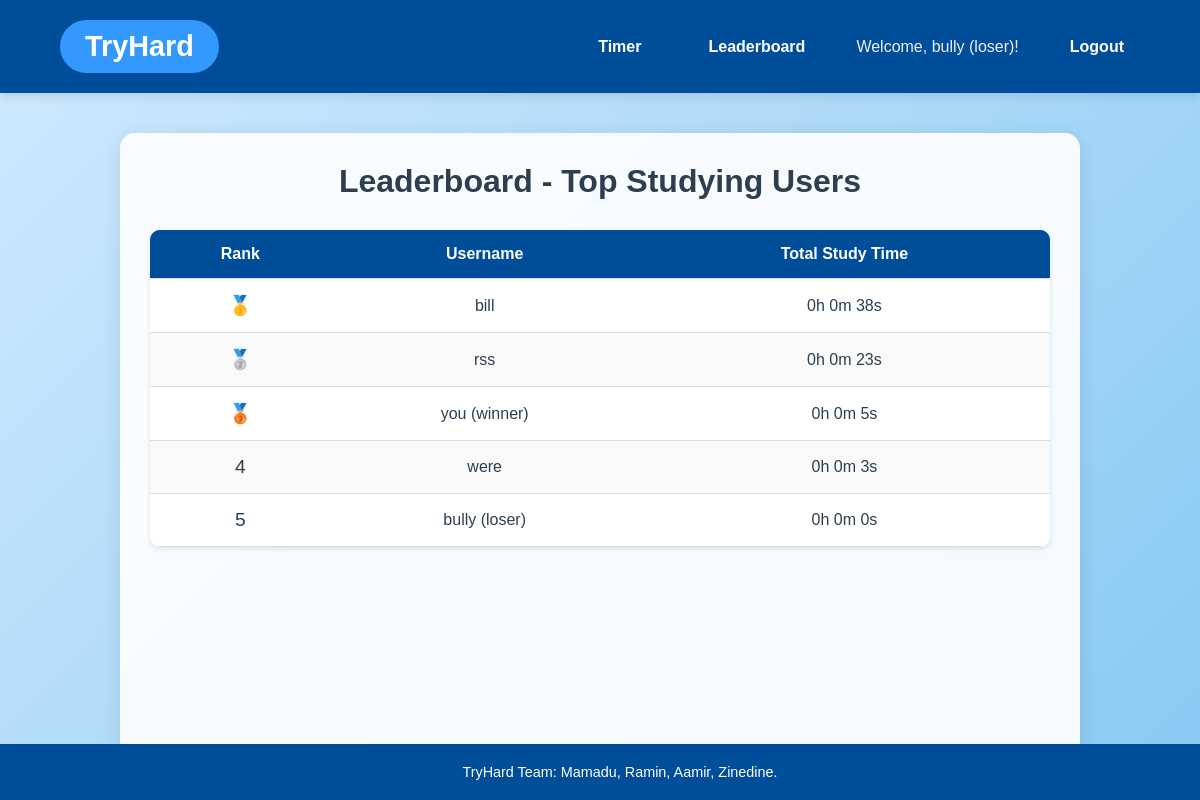
The page /lb/ (signed in) on the database its author committed.
### tryhard_app/models.py (models this page shows, shortened)
class CustomUser(models.Model):
    name = models.CharField(max_length=100)
    username = models.CharField(max_length=100, unique=True)
    password = models.CharField(max_length=100)  # Store hashed passwords later
    total_time = models.IntegerField(default=0)

### tryhard_app/views.py (the view)
# urls.py: path('lb/',views.lb),
def lb(request):
    users = CustomUser.objects.order_by('-total_time')
    return render(request, 'lb.html', {'users': users})

### tryhard_app/templatetags/custom_filters.py (called while the page is built)
@register.filter
def time_format(value):
    total_seconds = int(value)
    hours = total_seconds // 3600
    minutes = (total_seconds % 3600) // 60
    seconds = total_seconds % 60
    return f"{hours}h {minutes}m {seconds}s"

### templates/lb.html (shortened to what this page needs)
{% load static %}
{% load custom_filters %}
<!DOCTYPE html>
<html lang="en">
<head>
    <link rel="stylesheet" href="{% static 'css/leaderboard.css' %}">
</head>
<body>
    <header>
        <div class="nav-container">
            <h1 class="logo">
                <button class="btn" style="background: #3399ff; border: none; border-radius: 50px; padding: 10px 25px; cursor: pointer;">
                    <a href="/" style="text-decoration: none; color: white; font-weight: bold;">TryHard</a>
                </button>
        </h1>
            <nav>
                <ul class="nav-links">
                    <li><a href="/timer/">Timer</a></li>
                    <li><a href="/lb/">Leaderboard</a></li>
                    {% if request.session.username %}
                    <li><span>Welcome, {{ request.session.username }}!</span></li>
                    <li><a href="/login/">Logout</a></li>
                    {% else %}
                    <li><a href="/login/">Login</a></li>
                    <li><a href="/signup/">Sign Up</a></li>
                    {% endif %}
                </ul>
            </nav>
        </div>
    </header>
    <main>
        <section class="leaderboard-section">
            <h2>Leaderboard - Top Studying Users</h2>
            {% if users %}
            <table class="leaderboard-table">
                <thead>
                    <tr>
                        <th>Rank</th>
                        <th>Username</th>
                        <th>Total Study Time</th>
                    </tr>
                </thead>
                <tbody>
                    {% for person in users %}
                    <tr>
                        <td class="rank">
                            {% if forloop.counter0 == 0 %}
                            🥇
                            {% elif forloop.counter0 == 1 %}
                            🥈
                            {% elif forloop.counter0 == 2 %}
                            🥉
                            {% else %}
                            {{ forloop.counter }}
                            {% endif %}
                        </td>
                        <td>{{ person.username }}</td>
                        <td>{{ person.total_time|time_format }}</td>
                    </tr>
                    {% endfor %}
                </tbody>
            </table>
            {% else %}
            <p>No users found.</p>
            {% endif %}
        </section>
    </main>
    <footer>
        <p>TryHard Team: Mamadu, Ramin, Aamir, Zinedine.</p>
    </footer>
</body>
</html>

### static/css/leaderboard.css (style rules this page uses)
body, h1, h2, p, ul, li, table, th, td { margin: 0; padding: 0; }
body { font-family: Arial, sans-serif; background-color: #f4f7f8; color: #333; }
header { background-color: #34495e; padding: 20px 0; }
.nav-container { width: 90%; max-width: 1200px; margin: 0 auto; display: flex; align-items: center; justify-content: space-between; }
.logo a { color: #ecf0f1; text-decoration: none; font-size: 2em; font-weight: bold; }
nav ul { list-style: none; display: flex; }
nav ul li { margin-left: 20px; }
nav ul li a, nav ul li span { color: #ecf0f1; text-decoration: none; font-size: 1em; }
main { width: 90%; max-width: 1000px; margin: 40px auto; }
.leaderboard-section h2 { text-align: center; margin-bottom: 30px; font-size: 2em; color: #2c3e50; }
.leaderboard-table { width: 100%; border-collapse: collapse; margin: 0 auto; background-color: #fff; box-shadow: 0 2px 5px rgba(0,0,0,0.1); }
.leaderboard-table thead { background-color: #2980b9; color: #fff; }
.leaderboard-table th, .leaderboard-table td { padding: 15px; text-align: center; border-bottom: 1px solid #ddd; }
.leaderboard-table tbody tr:nth-child(even) { background-color: #f9f9f9; }
.rank { font-size: 1.2em; }
footer { background-color: #34495e; color: #ecf0f1; text-align: center; padding: 15px 0; position: fixed; width: 100%; bottom: 0; }
footer p { margin: 0; }

### templates/lb.html (style rules this page uses)
body { font-family: 'Poppins', sans-serif; margin: 0; padding: 0; background: linear-gradient(135deg, #d0eaff, #88c9f2); color: #2c3e50; display: flex; flex-direction: column; min-height: 100vh; }
header { background: #004d99; color: white; padding: 20px 0; box-shadow: 0px 4px 10px rgba(0, 0, 0, 0.1); position: sticky; top: 0; z-index: 1000; }
.nav-container { display: flex; justify-content: space-between; align-items: center; max-width: 1200px; margin: 0 auto; padding: 0 20px; }
.logo a { text-decoration: none; font-size: 1.8rem; color: white; font-weight: bold; transition: transform 0.3s ease-in-out; }
.nav-links { list-style: none; display: flex; gap: 15px; margin: 0; padding: 0; }
.nav-links li a { text-decoration: none; color: white; font-weight: bold; padding: 8px 16px; border-radius: 20px; transition: background-color 0.3s, transform 0.2s; }
main { flex: 1; max-width: 900px; margin: 40px auto; background: rgba(255, 255, 255, 0.9); padding: 30px; border-radius: 15px; box-shadow: 0 4px 20px rgba(0, 0, 0, 0.1); }
h2 { font-size: 2rem; margin-bottom: 20px; color: #004d99; }
.leaderboard-table { width: 100%; border-collapse: collapse; background: white; border-radius: 10px; overflow: hidden; }
.leaderboard-table th, .leaderboard-table td { text-align: center; padding: 15px; border-bottom: 1px solid #ddd; }
.leaderboard-table th { background: #004d99; color: white; }
.leaderboard-table tbody tr { transition: background-color 0.3s ease, transform 0.2s ease; }
.rank { font-size: 1.2rem; }
footer { text-align: center; padding: 20px; background: #004d99; color: white; margin-top: auto; }
footer p { margin: 0; font-size: 0.9rem; }

### rows shown on the page
CustomUser: session.username "bully (loser)", username "bully (loser)", total_time "0h 0m 0s"
CustomUser: username "bill", total_time "0h 0m 38s"
CustomUser: username "rss", total_time "0h 0m 23s"
CustomUser: username "you (winner)", total_time "0h 0m 5s"
CustomUser: username "were", total_time "0h 0m 3s"
